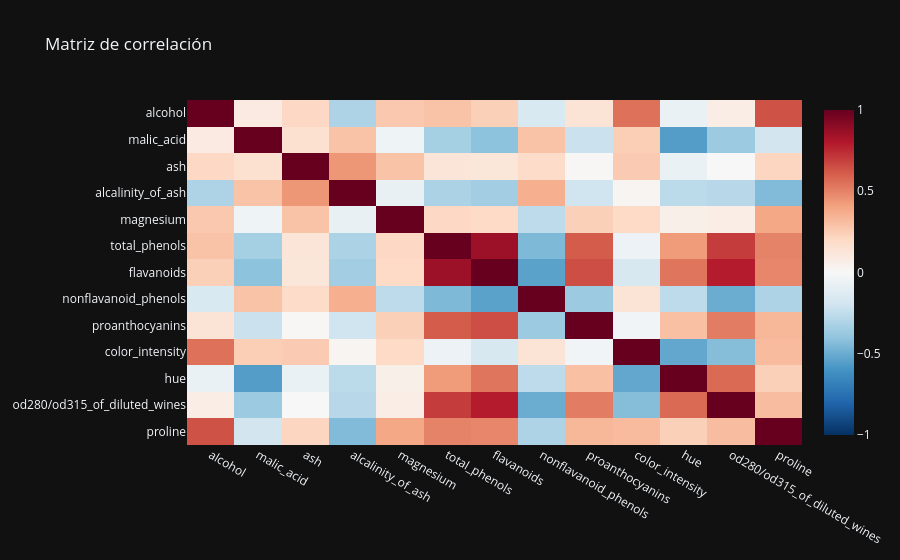

The notebook cell saved with this chart:
### Code cell
# 2.6 Matriz de correlación (numéricas)
num_cols = df.select_dtypes(include='number').columns.tolist()
if len(num_cols) >= 2:
    corr = df[num_cols].corr(numeric_only=True).round(2)
    fig = px.imshow(corr, color_continuous_scale='RdBu_r', zmin=-1, zmax=1, aspect='auto',
                    text_auto=(len(num_cols) <= 12), title='Matriz de correlación')
    fig.show()
else:
    print('Pocas numéricas para correlación.')

### Figure 1 — Plotly figure (JSON) as saved in the notebook; plotly's stock layout.template omitted (floating-point values rounded to 4 significant figures; data arrays with more than 128 entries replaced by an {"elided": "..."} marker saying what was removed)
{"data": [{"coloraxis": "coloraxis", "hovertemplate": "x: %{x}<br>y: %{y}<br>color: %{z}<extra></extra>", "name": "0", "type": "heatmap", "x": ["alcohol", "malic_acid", "ash", "alcalinity_of_ash", "magnesium", "total_phenols", "flavanoids", "nonflavanoid_phenols", "proanthocyanins", "color_intensity", "hue", "od280/od315_of_diluted_wines", "proline"], "xaxis": "x", "y": ["alcohol", "malic_acid", "ash", "alcalinity_of_ash", "magnesium", "total_phenols", "flavanoids", "nonflavanoid_phenols", "proanthocyanins", "color_intensity", "hue", "od280/od315_of_diluted_wines", "proline"], "yaxis": "y", "z": {"elided": "13x13 float values"}}], "layout": {"coloraxis": {"cmax": 1, "cmin": -1, "colorscale": [[0.0, "rgb(5,48,97)"], [0.1, "rgb(33,102,172)"], [0.2, "rgb(67,147,195)"], [0.3, "rgb(146,197,222)"], [0.4, "rgb(209,229,240)"], [0.5, "rgb(247,247,247)"], [0.6, "rgb(253,219,199)"], [0.7, "rgb(244,165,130)"], [0.8, "rgb(214,96,77)"], [0.9, "rgb(178,24,43)"], [1.0, "rgb(103,0,31)"]]}, "title": {"text": "Matriz de correlación"}, "xaxis": {"anchor": "y", "domain": [0.0, 1.0]}, "yaxis": {"anchor": "x", "autorange": "reversed", "domain": [0.0, 1.0]}}}
